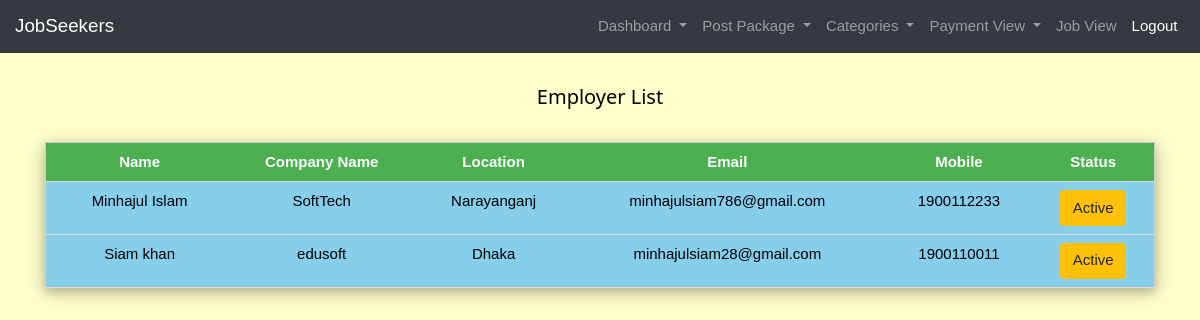
Page /admin/admin_employerlist.php on the committed database.
### tables this page shows
CREATE TABLE `employer` (
  `id` varchar(255) NOT NULL,
  `name` varchar(255) DEFAULT NULL,
  `companyname` varchar(255) DEFAULT NULL,
  `location` varchar(255) DEFAULT NULL,
  `email` varchar(255) DEFAULT NULL,
  `mobile` varchar(255) DEFAULT NULL,
  `password` varchar(255) DEFAULT NULL,
  `position` varchar(255) DEFAULT NULL,
  `otp` int(11) DEFAULT NULL,
  `authentication` varchar(255) DEFAULT NULL,
  `status` varchar(255) DEFAULT NULL,
  `bantime` datetime DEFAULT NULL
);

### admin/admin_employerlist.php (the view, shortened to what this page needs)
<?php
require '../database.php';
?>
<!DOCTYPE html>
<html lang="en">
<head>
    <link rel="stylesheet" href="../css/stylesheet.css" >
    <link rel="stylesheet" href="../css/bootstrap.min.css">
    <link rel="stylesheet" href="../css/w3.css">
</head>
<body class="w3-pale-yellow">
<?php
    include 'admin_navbar.php';
    $sql= "SELECT * FROM employer";
    $result= mysqli_query($connection, $sql);
?>
<br>
     <div class="container">
    <h4 style="text-align: center">Employer List</h4>
    <br>
    <table class="w3-table-all w3-card-4 w3-centered">
      <tr class="w3-green">
        <th>Name</th>
        <th>Company Name</th>
        <th>Location</th>
        <th>Email</th>
        <th>Mobile</th>
        <th>Status</th>
      </tr>
      <?php while ($row = mysqli_fetch_assoc($result))
      { ?>
       <tr  class=" w3-light-blue w3-hover-blue-gray">
        <td> <?php echo $row['name'] ?></td>
        <td> <?php echo $row['companyname'] ?></td>
        <td> <?php echo $row['location'] ?></td>
        <td> <?php echo $row['email'] ?></td>
        <td> <?php echo $row['mobile'] ?></td>
        <?php if($row['status']=='active'){?>
        <td>
          <a class="btn btn-warning" href="admin_employerlistprocess.php?employerid=<?php echo $row['id']; ?>&active=active">Active</a>
        </td>
      <?php
        }
      }
      ?>
    </table>
  </div>
</body>
</html>

### css/stylesheet.css (style rules this page uses)
body, html { height: 100%; margin: 0; font-family: Arial, Helvetica, sans-serif; }
* { box-sizing: border-box; }

### css/w3.css (style rules this page uses)
html { box-sizing:border-box }
*,*:before,*:after { box-sizing:inherit }
html { -ms-text-size-adjust:100%;-webkit-text-size-adjust:100% }
body { margin:0 }
a { background-color:transparent }
html,body { font-family:Verdana,sans-serif;font-size:15px;line-height:1.5 }
html { overflow-x:hidden }
h4 { font-size:20px }
h1,h2,h3,h4,h5,h6 { font-family:"Segoe UI",Arial,sans-serif;font-weight:400;margin:10px 0 }
a { color:inherit }
.w3-table,.w3-table-all { border-collapse:collapse;border-spacing:0;width:100%;display:table }
.w3-table-all { border:1px solid #ccc }
.w3-bordered tr,.w3-table-all tr { border-bottom:1px solid #ddd }
.w3-table-all tr:nth-child(odd) { background-color:#fff }
.w3-table-all tr:nth-child(even) { background-color:#f1f1f1 }
.w3-centered tr th,.w3-centered tr td { text-align:center }
.w3-table td,.w3-table th,.w3-table-all td,.w3-table-all th { padding:8px 8px;display:table-cell;text-align:left;vertical-align:top }
.w3-table th:first-child,.w3-table td:first-child,.w3-table-all th:first-child,.w3-table-all td:first-child { padding-left:16px }
.w3-card-4,.w3-hover-shadow:hover { box-shadow:0 4px 10px 0 rgba(0,0,0,0.2),0 4px 20px 0 rgba(0,0,0,0.19) }
.w3-light-blue,.w3-hover-light-blue:hover { color:#000!important;background-color:#87CEEB!important }
.w3-green,.w3-hover-green:hover { color:#fff!important;background-color:#4CAF50!important }
.w3-pale-yellow,.w3-hover-pale-yellow:hover { color:#000!important;background-color:#ffffcc!important }

### rows in the picture
employer: name "Minhajul Islam", companyname "SoftTech", location "Narayanganj", email "minhajulsiam786@gmail.com", mobile "1900112233"
employer: name "Siam khan", companyname "edusoft", location "Dhaka", email "minhajulsiam28@gmail.com", mobile "1900110011"
